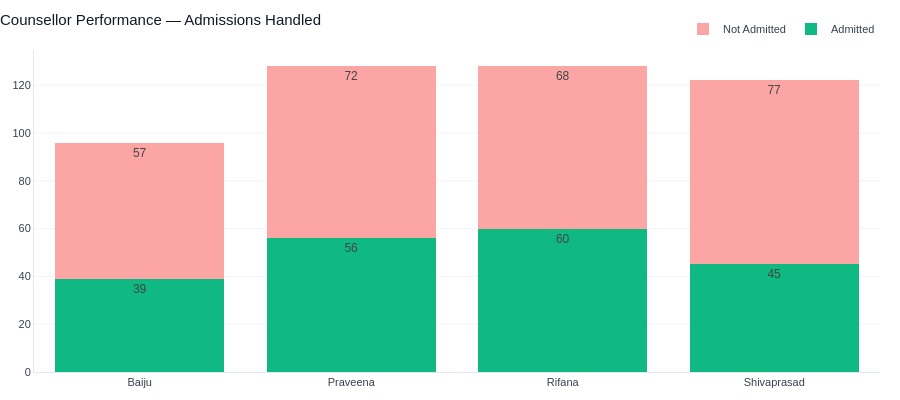

The cell this chart's notebook holds for it:
### Code cell
# Counsellor Performance
counsellor = admissions.groupby('attended_by')['is_admitted'].agg(['sum', 'count']).reset_index()
counsellor.columns = ['Counsellor', 'Admitted', 'Total Handled']
counsellor['Not Admitted'] = counsellor['Total Handled'] - counsellor['Admitted']
fig = go.Figure()
fig.add_trace(go.Bar(name='Admitted', x=counsellor['Counsellor'], y=counsellor['Admitted'],
                     marker_color=PALETTE['secondary'], text=counsellor['Admitted'],
                     textposition='inside', marker_line_width=0))
fig.add_trace(go.Bar(name='Not Admitted', x=counsellor['Counsellor'], y=counsellor['Not Admitted'],
                     marker_color='#FCA5A5', text=counsellor['Not Admitted'],
                     textposition='inside', marker_line_width=0))
fig.update_layout(barmode='stack')
clean_layout(fig, 'Counsellor Performance — Admissions Handled')
fig.show()

### Figure 1 — Plotly figure (JSON) as saved in the notebook; plotly's stock layout.template omitted (floating-point values rounded to 4 significant figures)
{"data": [{"marker": {"color": "#10B981", "line": {"width": 0}}, "name": "Admitted", "text": [39.0, 56.0, 60.0, 45.0], "textposition": "inside", "type": "bar", "x": ["Baiju", "Praveena", "Rifana", "Shivaprasad"], "y": [39, 56, 60, 45]}, {"marker": {"color": "#FCA5A5", "line": {"width": 0}}, "name": "Not Admitted", "text": [57.0, 72.0, 68.0, 77.0], "textposition": "inside", "type": "bar", "x": ["Baiju", "Praveena", "Rifana", "Shivaprasad"], "y": [57, 72, 68, 77]}], "layout": {"barmode": "stack", "font": {"color": "#374151", "family": "Arial", "size": 12}, "height": 400, "legend": {"bgcolor": "rgba(0,0,0,0)", "font": {"size": 11}, "orientation": "h", "x": 1, "xanchor": "right", "y": 1.02, "yanchor": "bottom"}, "margin": {"b": 20, "l": 20, "r": 20, "t": 50}, "paper_bgcolor": "white", "plot_bgcolor": "white", "title": {"font": {"color": "#111827", "size": 15}, "text": "Counsellor Performance — Admissions Handled", "x": 0}, "xaxis": {"linecolor": "#E2E8F0", "showgrid": false, "tickfont": {"size": 11}}, "yaxis": {"gridcolor": "#F3F4F6", "linecolor": "#E2E8F0", "tickfont": {"size": 11}}}}
